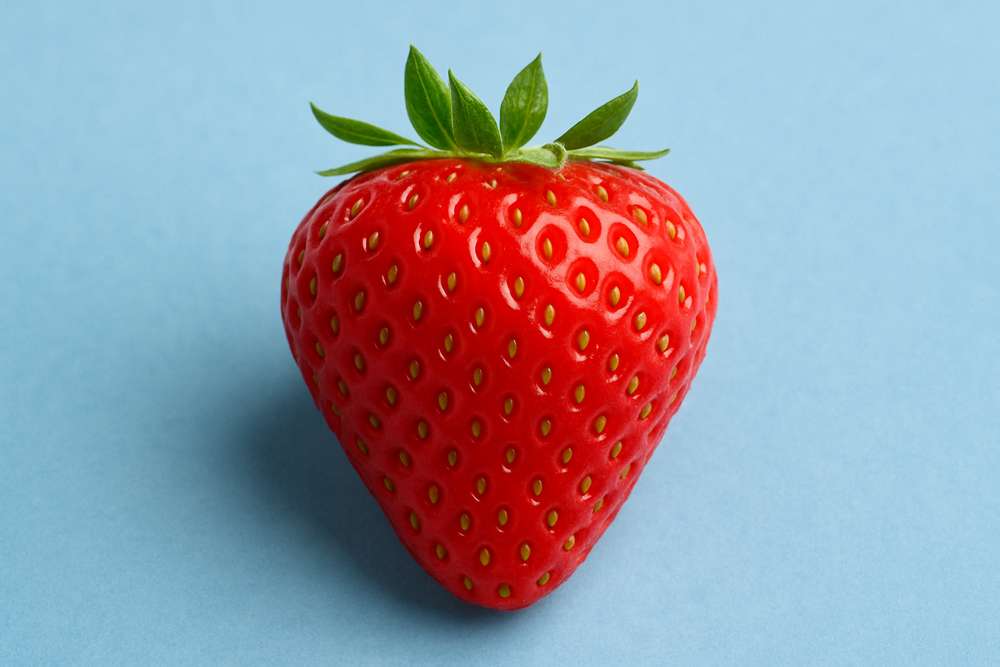
#> input picture Python_Class/OpenCV/strawberry.png, 1000 x 667 px, shrunk from 1536 x 1024 before the run
$ python PerformanceTest.py
#> lines starting #> are read from the running program, lines starting #| are printed output that depends on the picture
import cv2 as cv

img1 = cv.imread('strawberry.png')
#> img1 is the input picture: shape (667, 1000, 3); mean B, G, R 165.4, 152.4, 151
assert img1 is not None, "file could not be read, check with os.path.exists()"
cv.setUseOptimized(True)
e1 = cv.getTickCount()
for i in range(5,100,2):
    img1 = cv.medianBlur(img1,i)
#> this loop made 48 passes
#> pass 3, `img1 = cv.medianBlur(img1,i)`:
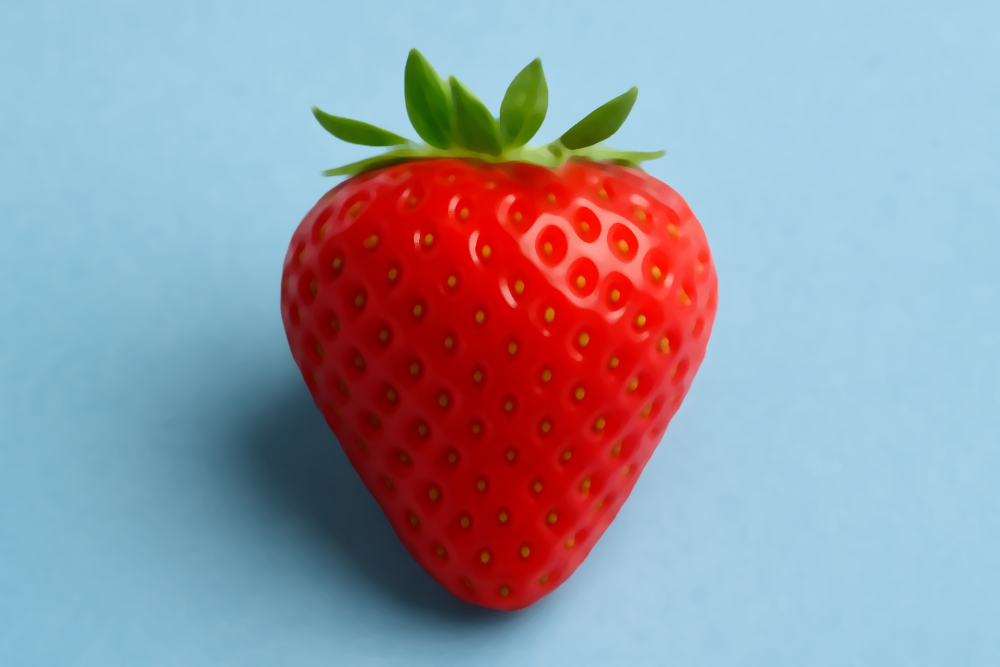
#> img1: shape (667, 1000, 3); mean B, G, R 164.8, 151.6, 151.2
#> after the loop:
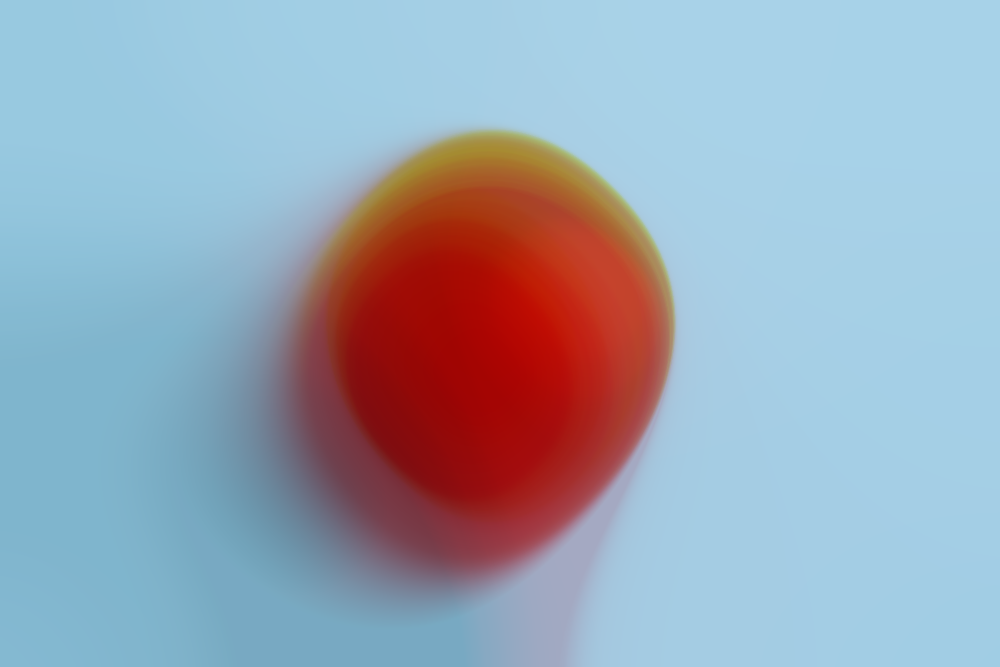
#> img1: shape (667, 1000, 3); mean B, G, R 181.6, 166, 153.5
e2 = cv.getTickCount()
t = (e2 - e1)/cv.getTickFrequency()
print( t )
cv.imshow("Test",img1)
cv.waitKey(0)

# Result I got is 5.7647425 seconds
